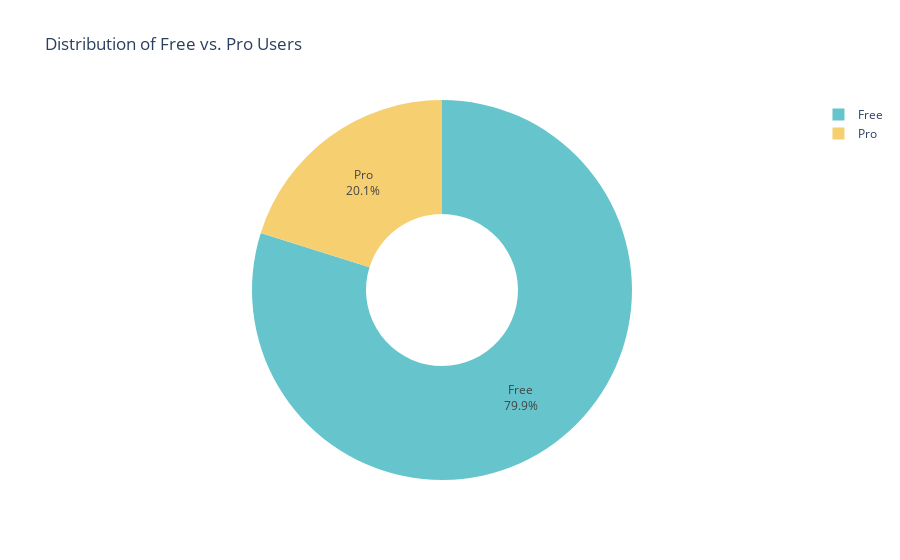

Source (notebook cell):
### Code cell
import plotly.express as px


# Calculate the distribution of Free vs. Pro users
subscription_distribution = df['subscription_type'].value_counts(normalize=True) * 100

# Create a pie chart
fig = px.pie(subscription_distribution, 
             values=subscription_distribution.values, 
             names=subscription_distribution.index,
             title='Distribution of Free vs. Pro Users',
             hole=0.4,  # Creates a donut chart
             color_discrete_sequence=px.colors.qualitative.Pastel)

# Add percentage labels
fig.update_traces(textposition='inside', textinfo='percent+label')

# Show the chart
fig.show()

### Figure 1 — Plotly figure (JSON) as saved in the notebook; plotly's stock layout.template omitted (floating-point values rounded to 4 significant figures)
{"data": [{"domain": {"x": [0, 1], "y": [0, 1]}, "hole": 0.4, "hovertemplate": "subscription_type=%{label}<br>value=%{value}<extra></extra>", "labels": ["Free", "Pro"], "legendgroup": "", "name": "", "showlegend": true, "textinfo": "percent+label", "textposition": "inside", "type": "pie", "values": [79.86, 20.14]}], "layout": {"legend": {"tracegroupgap": 0}, "piecolorway": ["rgb(102, 197, 204)", "rgb(246, 207, 113)", "rgb(248, 156, 116)", "rgb(220, 176, 242)", "rgb(135, 197, 95)", "rgb(158, 185, 243)", "rgb(254, 136, 177)", "rgb(201, 219, 116)", "rgb(139, 224, 164)", "rgb(180, 151, 231)", "rgb(179, 179, 179)"], "title": {"text": "Distribution of Free vs. Pro Users"}}}
